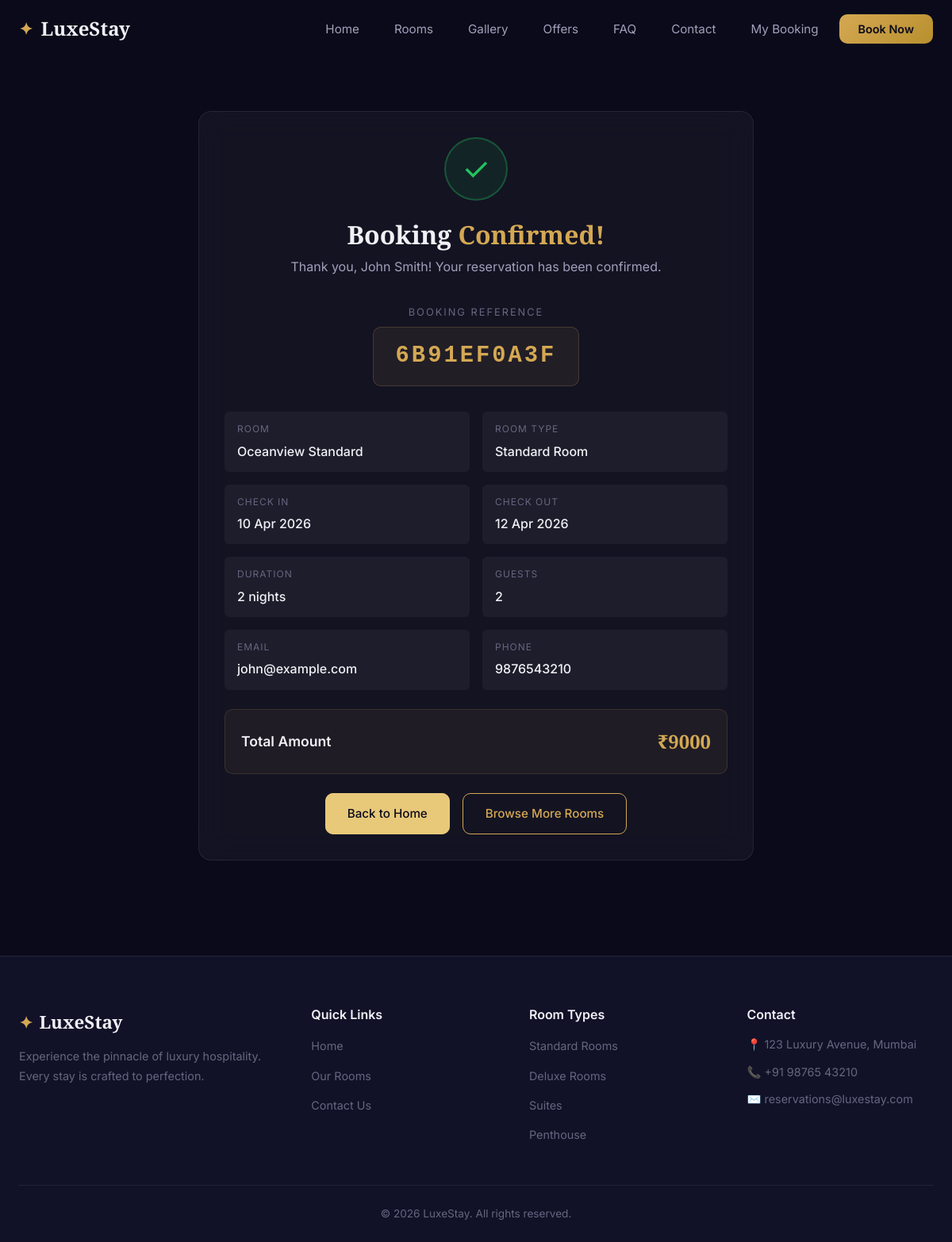
Page /booking/confirm/6B91EF0A3F/ on the committed database.
### booking/models.py (models this page shows, shortened)
class Booking(models.Model):
    STATUS_CHOICES = [
        ('pending', 'Pending'),
        ('confirmed', 'Confirmed'),
        ('cancelled', 'Cancelled'),
        ('completed', 'Completed'),
    ]
    room = models.ForeignKey(Room, on_delete=models.CASCADE, related_name='bookings')
    guest_name = models.CharField(max_length=200)
    guest_email = models.EmailField()
    guest_phone = models.CharField(max_length=20)
    check_in = models.DateField()
    check_out = models.DateField()
    num_guests = models.IntegerField(default=1)
    total_price = models.DecimalField(max_digits=10, decimal_places=2)
    status = models.CharField(max_length=20, choices=STATUS_CHOICES, default='confirmed')
    booking_ref = models.CharField(max_length=12, unique=True, editable=False)
    special_requests = models.TextField(blank=True, null=True)
    created_at = models.DateTimeField(auto_now_add=True)
    class Meta:
        ordering = ['-created_at']
    @property
    def num_nights(self):
        return (self.check_out - self.check_in).days

class Room(models.Model):
    ROOM_TYPES = [
        ('standard', 'Standard Room'),
        ('deluxe', 'Deluxe Room'),
        ('suite', 'Suite'),
        ('penthouse', 'Penthouse'),
    ]
    name = models.CharField(max_length=100)
    room_type = models.CharField(max_length=20, choices=ROOM_TYPES, default='standard')
    price_per_night = models.DecimalField(max_digits=10, decimal_places=2)
    capacity = models.IntegerField(default=2)
    size_sqft = models.IntegerField(default=300)
    description = models.TextField()
    amenities = models.TextField(help_text="Comma-separated list of amenities")
    image = models.ImageField(upload_to='rooms/', blank=True, null=True)
    is_available = models.BooleanField(default=True)
    is_featured = models.BooleanField(default=False)
    created_at = models.DateTimeField(auto_now_add=True)
    class Meta:
        ordering = ['price_per_night']

### booking/views.py (the view)
# urls.py: path('booking/confirm/<str:booking_ref>/', views.booking_confirmation, name='booking_confirmation'),
def booking_confirmation(request, booking_ref):
    booking = get_object_or_404(Booking, booking_ref=booking_ref)
    context = {
        'booking': booking,
    }
    return render(request, 'booking_confirm.html', context)

### templates/booking_confirm.html (shortened to what this page needs)
{% extends 'base.html' %}
{% load static %}
{% load booking_tags %}
{% block content %}
<section class="confirmation-section section" id="confirmation-section">
    <div class="container">
        <div class="confirmation-card glass-card animate-fade-up">
            <div class="confirmation-icon">✓</div>
            <h1>Booking <span class="text-gold">Confirmed!</span></h1>
            <p class="confirmation-subtitle">Thank you, {{ booking.guest_name }}! Your reservation has been confirmed.</p>
            <div class="booking-ref-display">
                <span class="ref-label">Booking Reference</span>
                <span class="ref-code" id="booking-ref-code">{{ booking.booking_ref }}</span>
            </div>
            <div class="confirmation-details">
                <div class="detail-grid">
                    <div class="detail-item">
                        <span class="detail-label">Room</span>
                        <span class="detail-value">{{ booking.room.name }}</span>
                    </div>
                    <div class="detail-item">
                        <span class="detail-label">Room Type</span>
                        <span class="detail-value">{{ booking.room.get_room_type_display }}</span>
                    </div>
                    <div class="detail-item">
                        <span class="detail-label">Check In</span>
                        <span class="detail-value">{{ booking.check_in|date:"d M Y" }}</span>
                    </div>
                    <div class="detail-item">
                        <span class="detail-label">Check Out</span>
                        <span class="detail-value">{{ booking.check_out|date:"d M Y" }}</span>
                    </div>
                    <div class="detail-item">
                        <span class="detail-label">Duration</span>
                        <span class="detail-value">{{ booking.num_nights }} night{{ booking.num_nights|pluralize }}</span>
                    </div>
                    <div class="detail-item">
                        <span class="detail-label">Guests</span>
                        <span class="detail-value">{{ booking.num_guests }}</span>
                    </div>
                    <div class="detail-item">
                        <span class="detail-label">Email</span>
                        <span class="detail-value">{{ booking.guest_email }}</span>
                    </div>
                    <div class="detail-item">
                        <span class="detail-label">Phone</span>
                        <span class="detail-value">{{ booking.guest_phone }}</span>
                    </div>
                </div>
                <div class="confirmation-total">
                    <span>Total Amount</span>
                    <span class="total-amount">₹{{ booking.total_price|floatformat:0 }}</span>
                </div>
            </div>
            <div class="confirmation-actions">
                <a href="{% url 'home' %}" class="btn btn-primary">Back to Home</a>
                <a href="{% url 'room_list' %}" class="btn btn-outline">Browse More Rooms</a>
            </div>
        </div>
    </div>
</section>
{% endblock %}

### rows in the picture
Booking: guest_name "John Smith", booking_ref "6B91EF0A3F", room.name "Oceanview Standard", room.room_type "Standard Room", check_in "10 Apr 2026", check_out "12 Apr 2026", num_nights "2", num_guests "2", guest_email "john@example.com", guest_phone "9876543210", total_price "9000"
